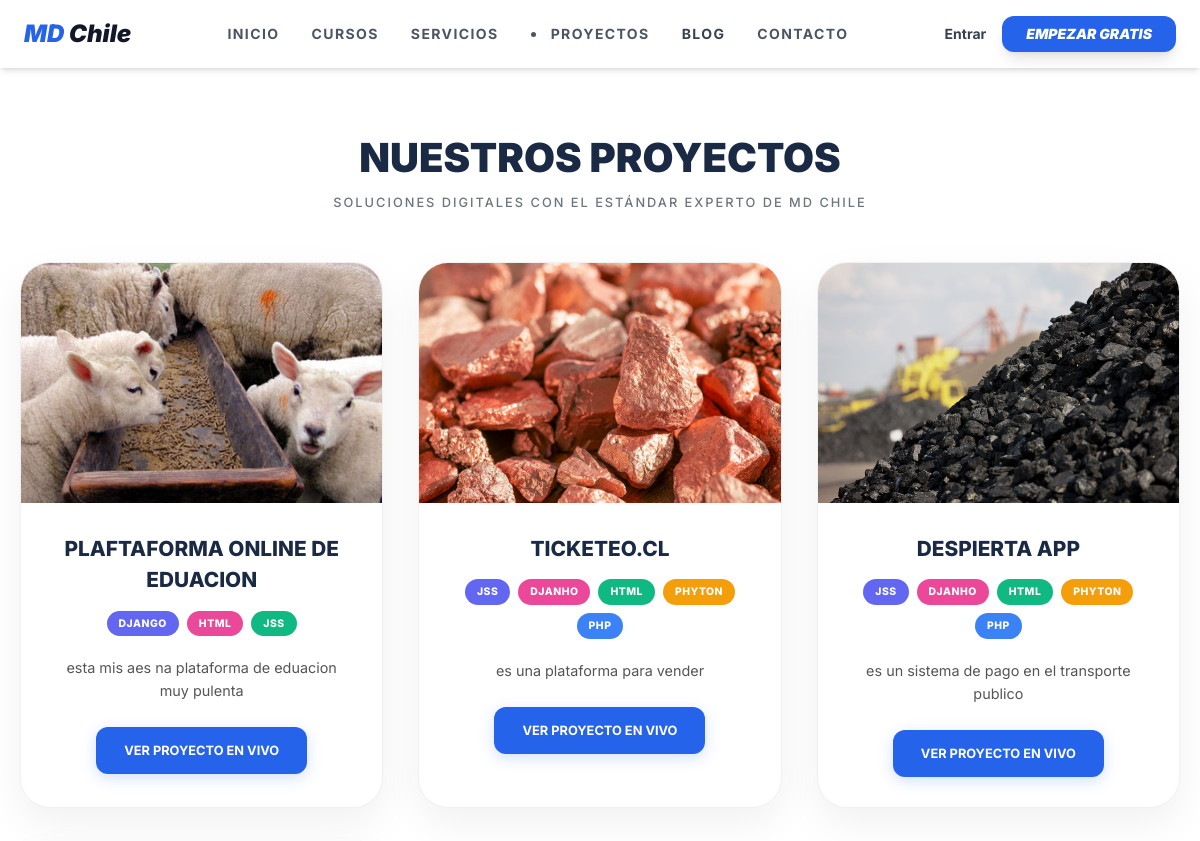
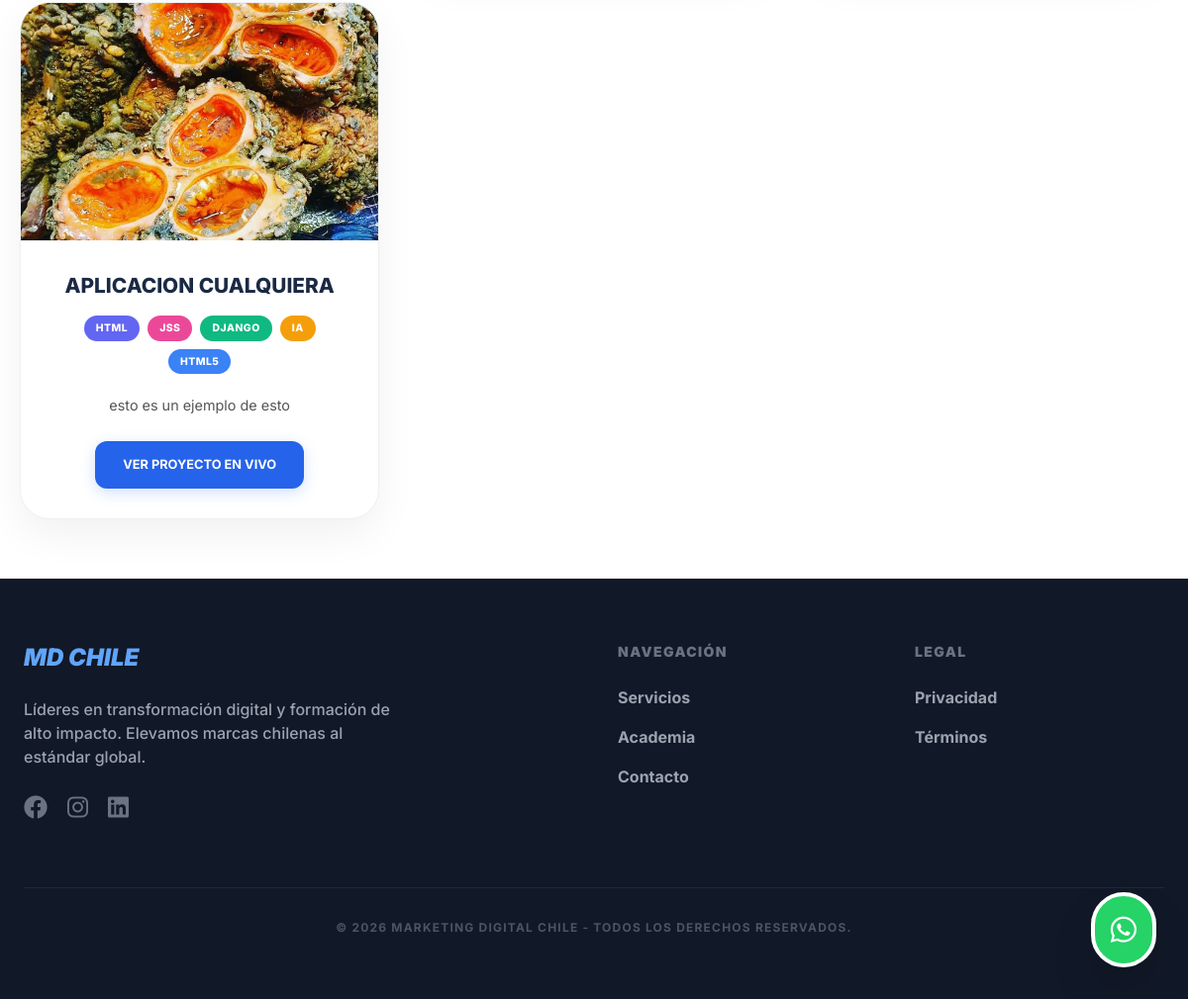
The page /proyectos/ on the database its author committed (2 pictures, top to bottom).
### agency/models.py (models this page shows, shortened)
class Project(models.Model):
    title = models.CharField(max_length=200, verbose_name="Título")
    description = models.TextField()
    image = models.ImageField(upload_to='projects/')
    url_demo = models.URLField(blank=True, null=True)
    technologies = models.CharField(max_length=200)
    order = models.PositiveIntegerField(default=0)
    class Meta:
        ordering = ['order']
        verbose_name_plural = "Proyectos"

### courses/views.py (the view)
# urls.py: path('proyectos/', views.projects_list, name='projects_list'),
def projects_list(request):
    proyectos = Project.objects.all().order_by('order')
    return render(request, 'agency/projects_list.html', {'proyectos': proyectos})

### agency/templatetags/custom_filters.py (called while the page is built)
@register.filter(name='split')
def split(value, key):
    return value.split(key)

@register.filter(name='modulo')
def modulo(num, val):
    return num % val

@register.filter(name='trim')
def trim(value):
    return value.strip()

### templates/agency/projects_list.html (shortened to what this page needs)
{% extends 'base.html' %}  {% load custom_filters %}  {% block content %}
<div class="projects-wrapper">
    <div class="header-section text-center">
        <h1 class="main-title">NUESTROS PROYECTOS</h1>
        <p class="subtitle">SOLUCIONES DIGITALES CON EL ESTÁNDAR EXPERTO DE MD CHILE</p>
    </div>
    <div class="projects-grid">
        {% for proyecto in proyectos %}
        <div class="project-card">
            <div class="card-image">
                {% if proyecto.image %}
                <img src="{{ proyecto.image.url }}" alt="{{ proyecto.title }}">
                {% else %}
                <div class="placeholder-img" style="height:240px; display:flex; align-items:center; justify-content:center; background:#f1f1f1; font-size:3rem;">🚀</div>
                {% endif %}
            </div>
            <div class="card-content">
                <h3 class="project-title">{{ proyecto.title|upper }}</h3>
                <div class="tech-container">
                    {% if proyecto.technologies %}
                        {% with proyecto.technologies|split:"," as techs %}
                            {% for tech in techs %}
                                <span class="tech-badge color-{{ forloop.counter0|modulo:5 }}">
                                    {{ tech|trim|upper }}
                                </span>
                            {% endfor %}
                        {% endwith %}
                    {% endif %}
                </div>
                <p class="project-description">{{ proyecto.description }}</p>
                {% if proyecto.url_demo %}
                <a href="{{ proyecto.url_demo }}" target="_blank" class="btn-md-chile">
                    VER PROYECTO EN VIVO
                </a>
                {% endif %}
            </div>
        </div>
        {% empty %}
        <div class="empty-state text-center py-5">
            <p>NUESTRA BODEGA DE SOFTWARE SE ESTÁ ACTUALIZANDO...</p>
        </div>
        {% endfor %}
    </div>
</div>
{% endblock %}

### templates/base.html (style rules this page uses)
body { font-family: 'Inter', sans-serif; }

### templates/agency/projects_list.html (style rules this page uses)
.projects-wrapper { padding: 60px 20px; background: #fff; }
.header-section { margin-bottom: 50px; }
.main-title { font-size: 2.5rem; font-weight: 900; color: #1a2a44; margin: 0; }
.subtitle { color: #6c757d; font-weight: 500; letter-spacing: 2px; font-size: 0.8rem; margin-top: 5px; }
.projects-grid { display: grid; grid-template-columns: repeat(auto-fit, minmax(320px, 1fr)); gap: 35px; max-width: 1200px; margin: 0 auto; }
.project-card { border-radius: 30px; overflow: hidden; box-shadow: 0 15px 40px rgba(0,0,0,0.06); border: 1px solid #f0f0f0; transition: 0.4s; background: #fff; }
.card-image { height: 240px; overflow: hidden; }
.card-image img { width: 100%; height: 100%; object-fit: cover; transition: 0.5s; }
.card-content { padding: 30px; text-align: center; }
.project-title { font-size: 1.3rem; font-weight: 800; color: #1a2a44; margin-bottom: 15px; }
.tech-container { display: flex; flex-wrap: wrap; justify-content: center; gap: 8px; margin-bottom: 20px; }
.tech-badge { font-size: 0.65rem; font-weight: 800; padding: 5px 12px; border-radius: 50px; color: white; letter-spacing: 0.5px; }
.color-0 { background: #6366f1; }
.color-1 { background: #ec4899; }
.color-2 { background: #10b981; }
.color-3 { background: #f59e0b; }
.color-4 { background: #3b82f6; }
.project-description { color: #555; font-size: 0.9rem; line-height: 1.6; margin-bottom: 25px; }
.btn-md-chile { display: inline-block; background: #2563eb; color: white !important; padding: 14px 28px; border-radius: 12px; text-decoration: none; font-weight: 700; font-size: 0.8rem; transition: 0.3s; box-shadow: 0 4px 15px rgba(37, 99, 235, 0.2); }

### rows shown on the page
Project: image (picture), title "PLAFTAFORMA ONLINE DE EDUACION", techs "DJANGO" "HTML" "JSS", description "esta mis aes na plataforma de eduacion muy pulenta"
Project: image (picture), title "TICKETEO.CL", techs "JSS" "DJANHO" "HTML" "PHYTON" "PHP", description "es una plataforma para vender"
Project: image (picture), title "DESPIERTA APP", techs "JSS" "DJANHO" "HTML" "PHYTON" "PHP", description "es un sistema de pago en el transporte publico"
Project: image (picture), title "APLICACION CUALQUIERA", techs "HTML" "JSS" "DJANGO" "IA" "HTML5", description "esto es un ejemplo de esto"
